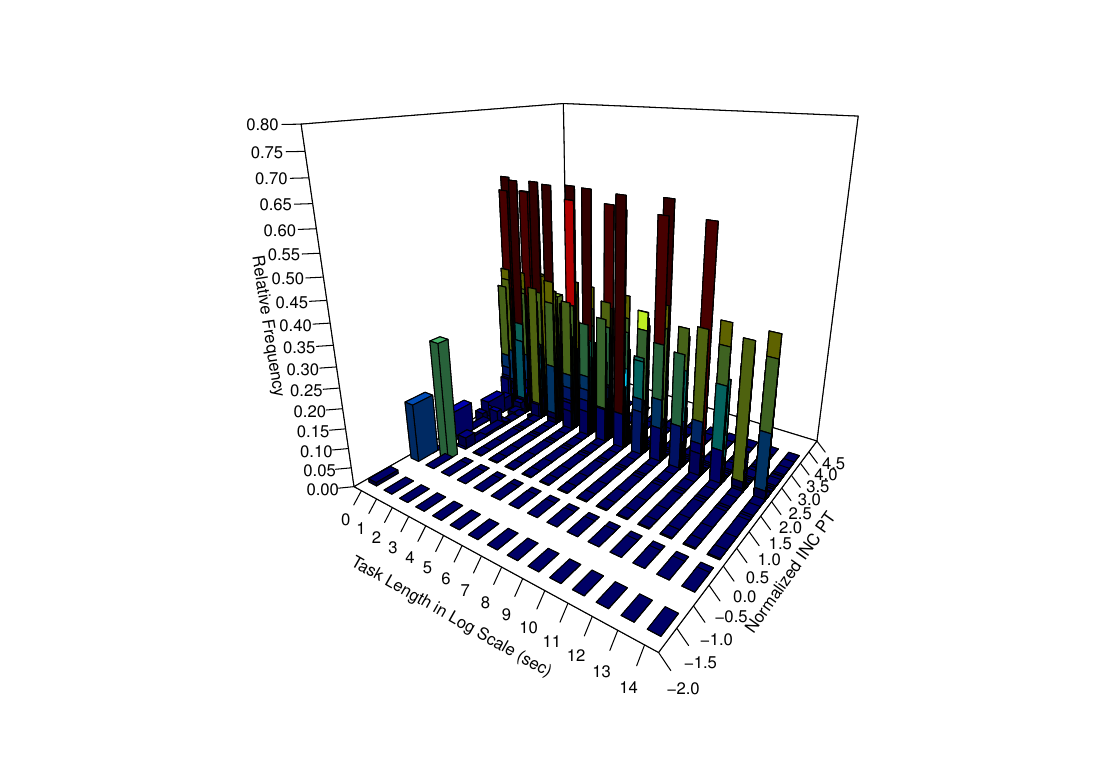

This chart was generated by the following R code:
#### An R script for 3D plot
require(rgl)
library(plot3D)
numSamples <- 1000
### 1 sec
x1 = read.csv(file="1_sec.dat",head=TRUE,sep="\t")
binsize=1
xmin <-min(x1$PRTIME)
xmax <-max(x1$PRTIME)
nbins <- ceiling((xmax-xmin) / binsize)
h1 = hist(x1$PRTIME, right=F, breaks=seq(xmin,xmax+binsize,binsize),plot=F)
x1_pt <- (h1$mids-1000)/1
y1_raw_pt <- 1
y1_pt <- 0
z1_pt <- h1$counts/numSamples
z1_raw_pt <- h1$counts
inc1 <- rep(1,length(h1$mids))
ss_inc1 <- rep(numSamples,length(h1$mids)) 
### 2 sec
x2 = read.csv(file="2_sec.dat",head=TRUE,sep="\t")
x2 <- subset(x2, x2$ITERNUM <= numSamples)
xmin <-min(x2$PRTIME)
xmax <-max(x2$PRTIME)
nbins <- ceiling((xmax-xmin) / binsize)
h2 = hist(x2$PRTIME, right=F, breaks=seq(xmin,xmax+binsize,binsize),plot=F)
x2_pt <- (h2$mids-2000)/2
y2_raw_pt <- 2
y2_pt <- 1
z2_pt <- h2$counts/numSamples
z2_raw_pt <- h2$counts
inc2 <- rep(2,length(h2$mids))
ss_inc2 <- rep(numSamples,length(h2$mids)) 
### 4 sec
x4 = read.csv(file="4_sec.dat",head=TRUE,sep="\t")
x4 <- subset(x4, x4$ITERNUM <= numSamples)
xmin <-min(x4$PRTIME)
xmax <-max(x4$PRTIME)
nbins <- ceiling((xmax-xmin) / binsize)
h4 = hist(x4$PRTIME, right=F, breaks=seq(xmin,xmax+binsize,binsize),plot=F)
x4_pt <- (h4$mids-4000)/4
y4_raw_pt <- 4
y4_pt <- 2
z4_pt <- h4$counts/numSamples
z4_raw_pt <- h4$counts
inc4 <- rep(4,length(h4$mids))
ss_inc4 <- rep(numSamples,length(h4$mids)) 
### 8 sec
x8 = read.csv(file="8_sec.dat",head=TRUE,sep="\t")
x8 <- subset(x8, x8$ITERNUM <= numSamples)
x8 <- subset(x8, x8$ITERNUM != 27)
xmin <-min(x8$PRTIME)
xmax <-max(x8$PRTIME)
nbins <- ceiling((xmax-xmin) / binsize)
h8 = hist(x8$PRTIME, right=F, breaks=seq(xmin,xmax+binsize,binsize),plot=F)
x8_pt <- (h8$mids-8000)/8
y8_raw_pt <- 8
y8_pt <- 3
z8_pt <- h8$counts/numSamples
z8_raw_pt <- h8$counts
inc8 <- rep(8,length(h8$mids))
ss_inc8 <- rep(numSamples,length(h8$mids)) 
### 16 sec
x16 = read.csv(file="16_sec.dat",head=TRUE,sep="\t")
x16 <- subset(x16, x16$ITERNUM <= numSamples)
xmin <-min(x16$PRTIME)
xmax <-max(x16$PRTIME)
nbins <- ceiling((xmax-xmin) / binsize)
h16 = hist(x16$PRTIME, right=F, breaks=seq(xmin,xmax+binsize,binsize),plot=F)
x16_pt <- (h16$mids-16000)/16
y16_raw_pt <- 16
y16_pt <- 4
z16_pt <- h16$counts/numSamples
z16_raw_pt <- h16$counts
inc16 <- rep(16,length(h16$mids))
ss_inc16 <- rep(numSamples,length(h16$mids)) 
### 32 sec
x32 = read.csv(file="32_sec.dat",head=TRUE,sep="\t")
x32 <- subset(x32, x32$ITERNUM <= numSamples)
x32 <- subset(x32, x32$ITERNUM != 433)
xmin <-min(x32$PRTIME)
xmax <-max(x32$PRTIME)
nbins <- ceiling((xmax-xmin) / binsize)
h32 = hist(x32$PRTIME, right=F, breaks=seq(xmin,xmax+binsize,binsize),plot=F)
x32_pt <- (h32$mids-32000)/32
y32_raw_pt <- 32
y32_pt <- 5
z32_pt <- h32$counts/numSamples
z32_raw_pt <- h32$counts
inc32 <- rep(32,length(h32$mids))
ss_inc32 <- rep(numSamples,length(h32$mids)) 
### 64 sec
x64 = read.csv(file="64_sec.dat",head=TRUE,sep="\t")
x64 <- subset(x64, x64$ITERNUM <= numSamples)
xmin <-min(x64$PRTIME)
xmax <-max(x64$PRTIME)
nbins <- ceiling((xmax-xmin) / binsize)
h64 = hist(x64$PRTIME, right=F, breaks=seq(xmin,xmax+binsize,binsize),plot=F)
x64_pt <- (h64$mids-64000)/64
y64_raw_pt <- 64
y64_pt <- 6
z64_pt <- h64$counts/numSamples
z64_raw_pt <- h64$counts
inc64 <- rep(64,length(h64$mids))
ss_inc64 <- rep(numSamples,length(h64$mids)) 
#### INC128 --- INC2048
numSamples <- 300
### 128 sec
x128 = read.csv(file="128_sec.dat",head=TRUE,sep="\t")
x128 <- subset(x128, x128$ITERNUM <= numSamples)
x128 <- subset(x128, x128$ITERNUM != 26)
xmin <-min(x128$PRTIME)
xmax <-max(x128$PRTIME)
binsize=2
nbins <- ceiling((xmax-xmin) / binsize)
h128 = hist(x128$PRTIME, right=F, breaks=seq(xmin,xmax+binsize,binsize),plot=F)
x128_pt <- (h128$mids-128000)/128
y128_raw_pt <- 128
y128_pt <- 7
z128_pt <- h128$counts/numSamples
z128_raw_pt <- h128$counts
inc128 <- rep(128,length(h128$mids))
ss_inc128 <- rep(numSamples,length(h128$mids)) 
### 256 sec
x256 = read.csv(file="256_sec.dat",head=TRUE,sep="\t")
x256 <- subset(x256, x256$ITERNUM <= numSamples)
x256 <- subset(x256, x256$ITERNUM != 199)
xmin <-min(x256$PRTIME)
xmax <-max(x256$PRTIME)
nbins <- ceiling((xmax-xmin) / binsize)
h256 = hist(x256$PRTIME, right=F, breaks=seq(xmin,xmax+binsize,binsize),plot=F)
x256_pt <- (h256$mids-256000)/256
y256_raw_pt <- 256
y256_pt <- 8
z256_pt <- h256$counts/numSamples
z256_raw_pt <- h256$counts
inc256 <- rep(256,length(h256$mids))
ss_inc256 <- rep(numSamples,length(h256$mids)) 
### 512 sec
x512 = read.csv(file="512_sec.dat",head=TRUE,sep="\t")
x512 <- subset(x512, x512$ITERNUM <= numSamples)
x512 <- subset(x512, x512$ITERNUM != 114 & x512$ITERNUM != 186 & x512$ITERNUM != 285)
xmin <-min(x512$PRTIME)
xmax <-max(x512$PRTIME)
binsize=5
nbins <- ceiling((xmax-xmin) / binsize)
h512 = hist(x512$PRTIME, right=F, breaks=seq(xmin,xmax+binsize,binsize),plot=F)
x512_pt <- (h512$mids-512000)/512
y512_raw_pt <- 512
y512_pt <- 9
z512_pt <- h512$counts/numSamples
z512_raw_pt <- h512$counts
inc512 <- rep(512,length(h512$mids))
ss_inc512 <- rep(numSamples,length(h512$mids)) 
### 1024 sec
x1024 = read.csv(file="1024_sec.dat",head=TRUE,sep="\t")
x1024 <- subset(x1024, x1024$ITERNUM <= numSamples)
x1024 <- subset(x1024, x1024$ITERNUM != 17 & x1024$ITERNUM != 101 & x1024$ITERNUM != 184 & x1024$ITERNUM != 268)
xmin <-min(x1024$PRTIME)
xmax <-max(x1024$PRTIME)
nbins <- ceiling((xmax-xmin) / binsize)
h1024 = hist(x1024$PRTIME, right=F, breaks=seq(xmin,xmax+binsize,binsize),plot=F)
x1024_pt <- (h1024$mids-1024000)/1024
y1024_raw_pt <- 1024
y1024_pt <- 10
z1024_pt <- h1024$counts/numSamples
z1024_raw_pt <- h1024$counts
inc1024 <- rep(1024,length(h1024$mids))
ss_inc1024 <- rep(numSamples,length(h1024$mids)) 
### 2048 sec
x2048 = read.csv(file="2048_sec.dat",head=TRUE,sep="\t")
x2048 <- subset(x2048, x2048$ITERNUM <= numSamples)
xmin <-min(x2048$PRTIME)
xmax <-max(x2048$PRTIME)
nbins <- ceiling((xmax-xmin) / binsize)
h2048 = hist(x2048$PRTIME, right=F, breaks=seq(xmin,xmax+binsize,binsize),plot=F)
x2048_pt <- (h2048$mids-2048000)/2048
y2048_raw_pt <- 2048
y2048_pt <- 11
z2048_pt <- h2048$counts/numSamples
z2048_raw_pt <- h2048$counts
inc2048 <- rep(2048,length(h2048$mids))
ss_inc2048 <- rep(numSamples,length(h2048$mids)) 
### 4096 sec
x4096 = read.csv(file="4096_sec.dat",head=TRUE,sep="\t")
x4096 <- subset(x4096, x4096$ITERNUM <= numSamples)
x4096 <- subset(x4096, x4096$ITERNUM != 5 & x4096$ITERNUM != 26 & x4096$ITERNUM != 47 & x4096$ITERNUM != 68 & x4096$ITERNUM != 89 & x4096$ITERNUM != 110 & x4096$ITERNUM != 131 & x4096$ITERNUM != 152 & x4096$ITERNUM != 173 & x4096$ITERNUM != 195 & x4096$ITERNUM != 215 & x4096$ITERNUM != 236 & x4096$ITERNUM != 258 & x4096$ITERNUM != 278 & x4096$ITERNUM != 299) 
xmin <-min(x4096$PRTIME)
xmax <-max(x4096$PRTIME)
nbins <- ceiling((xmax-xmin) / binsize)
h4096 = hist(x4096$PRTIME, right=F, breaks=seq(xmin,xmax+binsize,binsize),plot=F)
x4096_pt <- (h4096$mids-4096000)/4096
y4096_raw_pt <- 4096
y4096_pt <- 12
z4096_pt <- h4096$counts/numSamples
z4096_raw_pt <- h4096$counts
inc4096 <- rep(4096,length(h4096$mids))
ss_inc4096 <- rep(numSamples,length(h4096$mids)) 
### 8192 sec
numSamples <- 260
x8192 = read.csv(file="8192_sec.dat",head=TRUE,sep="\t")
x8192 <- subset(x8192, x8192$ITERNUM <= numSamples)
xmin <-min(x8192$PRTIME)
xmax <-max(x8192$PRTIME)
nbins <- ceiling((xmax-xmin) / binsize)
h8192 = hist(x8192$PRTIME, right=F, breaks=seq(xmin,xmax+binsize,binsize),plot=F)
x8192_pt <- (h8192$mids-8192000)/8192
y8192_raw_pt <- 8192
y8192_pt <- 13
z8192_pt <- h8192$counts/numSamples
z8192_raw_pt <- h8192$counts
inc8192 <- rep(8192,length(h8192$mids))
ss_inc8192 <- rep(numSamples,length(h8192$mids)) 
### 16384 sec
numSamples <- 130
x16384 = read.csv(file="16384_sec.dat",head=TRUE,sep="\t")
x16384 <- subset(x16384, x16384$ITERNUM <= numSamples)
x16384_up = mean(x16384$PRTIME) + 2*sd(x16384$PRTIME)
x16384_dn = mean(x16384$PRTIME) - 2*sd(x16384$PRTIME)
#x16384 = subset(x16384, x16384$PRTIME >= x16384_dn & x16384$PRTIME <= x16384_up)
xmin <-min(x16384$PRTIME)
xmax <-max(x16384$PRTIME)
nbins <- ceiling((xmax-xmin) / binsize)
h16384 = hist(x16384$PRTIME, right=F, breaks=seq(xmin,xmax+binsize,binsize),plot=F)
x16384_pt <- (h16384$mids-16384000)/16384
y16384_raw_pt <- 16384
y16384_pt <- 14
z16384_pt <- h16384$counts/numSamples
z16384_raw_pt <- h16384$counts
inc16384 <- rep(16384,length(h16384$mids))
ss_inc16384 <- rep(numSamples,length(h16384$mids)) 
######## now let's generate 3D-plot ####
ny <- c(x1_pt,x2_pt,x4_pt,x8_pt,x16_pt,x32_pt,x64_pt,x128_pt,x256_pt,x512_pt,x1024_pt,x2048_pt,x4096_pt,x8192_pt,x16384_pt)
nx <- c(y1_pt,y2_pt,y4_pt,y8_pt,y16_pt,y32_pt,y64_pt,y128_pt,y256_pt,y512_pt,y1024_pt,y2048_pt,y4096_pt,y8192_pt,y16384_pt)
nz <- c(z1_pt,z2_pt,z4_pt,z8_pt,z16_pt,z32_pt,z64_pt,z128_pt,z256_pt,z512_pt,z1024_pt,z2048_pt,z4096_pt,z8192_pt,z16384_pt)
#### RAW DATA
ny_raw <- c(h1$mids,h2$mids,h4$mids,h8$mids,h16$mids,h32$mids,h64$mids,h128$mids,h256$mids,h512$mids,h1024$mids,h2048$mids,h4096$mids,h8192$mids,h16384$mids)
nx_raw <- c(y1_raw_pt,y2_raw_pt,y4_raw_pt,y8_raw_pt,y16_raw_pt,y32_raw_pt,y64_raw_pt,y128_raw_pt,y256_raw_pt,y512_raw_pt,y1024_raw_pt,y2048_raw_pt,y4096_raw_pt,y8192_raw_pt,y16384_raw_pt)
nz_raw <- c(z1_raw_pt,z2_raw_pt,z4_raw_pt,z8_raw_pt,z16_raw_pt,z32_raw_pt,z64_raw_pt,z128_raw_pt,z256_raw_pt,z512_raw_pt,z1024_raw_pt,z2048_raw_pt,z4096_raw_pt,z8192_raw_pt,z16384_raw_pt)
all_inc <- c(inc1,inc2,inc4,inc8,inc16,inc32,inc64,inc128,inc256,inc512,inc1024,inc2048,inc4096,inc8192,inc16384)
all_ss <- c(ss_inc1,ss_inc2,ss_inc4,ss_inc8,ss_inc16,ss_inc32,ss_inc64,ss_inc128,ss_inc256,ss_inc512,ss_inc1024,ss_inc2048,ss_inc4096,ss_inc8192,ss_inc16384)
#### FOR OUTPUT
all_data <- cbind(all_inc,all_ss,ny_raw,nz_raw,ny,nz)
colnames(all_data) <- c("TASK_LEN (in s)","SAMPLE_SIZE","RAW_BIN (in ms)","RAW_FREQ","NOR_PT","REL_FREQ")
write.table(all_data, "all_freq_data.txt", sep="\t",row.names = F)
##### Render 3D plot ###
## row-wise
mz=matrix(nz, nrow=length(nx),ncol=length(ny), byrow=F)
## 1 sec
mz[1, (length(x1_pt)+1):(length(nx))] <- 0
## 2 sec
mz[2,1:length(x1_pt)] <- 0
mz[2, (length(x1_pt)+length(x2_pt)+1):(length(nx))] <- 0
## 4 sec
mz[3, 1:(length(x1_pt)+length(x2_pt))] <- 0
mz[3, (length(x1_pt)+length(x2_pt)+length(x4_pt)+1):(length(nx))] <- 0
## 8 sec
mz[4, 1:(length(x1_pt)+length(x2_pt)+length(x4_pt))] <- 0
mz[4, (length(x1_pt)+length(x2_pt)+length(x4_pt)+length(x8_pt)+1):(length(nx))] <- 0
## 16 sec
mz[5, 1:(length(x1_pt)+length(x2_pt)+length(x4_pt)+length(x8_pt))] <- 0
mz[5, (length(x1_pt)+length(x2_pt)+length(x4_pt)+length(x8_pt)+length(x16_pt)+1):(length(nx))] <- 0
## 32 sec
mz[6, 1:(length(x1_pt)+length(x2_pt)+length(x4_pt)+length(x8_pt)+length(x16_pt))] <- 0
mz[6, (length(x1_pt)+length(x2_pt)+length(x4_pt)+length(x8_pt)+length(x16_pt)+length(x32_pt)+1):(length(nx))] <- 0
## 64 sec
mz[7, 1:(length(x1_pt)+length(x2_pt)+length(x4_pt)+length(x8_pt)+length(x16_pt)+length(x32_pt))] <- 0
mz[7, (length(x1_pt)+length(x2_pt)+length(x4_pt)+length(x8_pt)+length(x16_pt)+length(x32_pt)+length(x64_pt)+1):(length(nx))] <- 0
## 128 sec
mz[8, 1:(length(x1_pt)+length(x2_pt)+length(x4_pt)+length(x8_pt)+length(x16_pt)+length(x32_pt)+length(x64_pt))] <- 0
mz[8, (length(x1_pt)+length(x2_pt)+length(x4_pt)+length(x8_pt)+length(x16_pt)+length(x32_pt)+length(x64_pt)+length(x128_pt)+1):(length(nx))] <- 0
## 256 sec
mz[9, 1:(length(x1_pt)+length(x2_pt)+length(x4_pt)+length(x8_pt)+length(x16_pt)+length(x32_pt)+length(x64_pt)+length(x128_pt))] <- 0
mz[9, (length(x1_pt)+length(x2_pt)+length(x4_pt)+length(x8_pt)+length(x16_pt)+length(x32_pt)+length(x64_pt)+length(x128_pt)+length(x256_pt)+1):(length(nx))] <- 0
## 512 sec
mz[10, 1:(length(x1_pt)+length(x2_pt)+length(x4_pt)+length(x8_pt)+length(x16_pt)+length(x32_pt)+length(x64_pt)+length(x128_pt)+length(x256_pt))] <- 0
mz[10, (length(x1_pt)+length(x2_pt)+length(x4_pt)+length(x8_pt)+length(x16_pt)+length(x32_pt)+length(x64_pt)+length(x128_pt)+length(x256_pt)+length(x512_pt)+1):(length(nx))] <- 0
## 1024 sec
mz[11, 1:(length(x1_pt)+length(x2_pt)+length(x4_pt)+length(x8_pt)+length(x16_pt)+length(x32_pt)+length(x64_pt)+length(x128_pt)+length(x256_pt)+length(x512_pt))] <- 0
mz[11, (length(x1_pt)+length(x2_pt)+length(x4_pt)+length(x8_pt)+length(x16_pt)+length(x32_pt)+length(x64_pt)+length(x128_pt)+length(x256_pt)+length(x512_pt)+length(x1024_pt)+1):(length(nx))] <- 0
## 2048 sec
mz[12, 1:(length(x1_pt)+length(x2_pt)+length(x4_pt)+length(x8_pt)+length(x16_pt)+length(x32_pt)+length(x64_pt)+length(x128_pt)+length(x256_pt)+length(x512_pt)+length(x1024_pt))] <- 0
mz[12, (length(x1_pt)+length(x2_pt)+length(x4_pt)+length(x8_pt)+length(x16_pt)+length(x32_pt)+length(x64_pt)+length(x128_pt)+length(x256_pt)+length(x512_pt)+length(x1024_pt)+length(x2048_pt)+1):(length(nx))] <- 0
## 4096 sec
mz[13, 1:(length(x1_pt)+length(x2_pt)+length(x4_pt)+length(x8_pt)+length(x16_pt)+length(x32_pt)+length(x64_pt)+length(x128_pt)+length(x256_pt)+length(x512_pt)+length(x1024_pt)+length(x2048_pt))] <- 0
mz[13, (length(x1_pt)+length(x2_pt)+length(x4_pt)+length(x8_pt)+length(x16_pt)+length(x32_pt)+length(x64_pt)+length(x128_pt)+length(x256_pt)+length(x512_pt)+length(x1024_pt)+length(x2048_pt)+length(x4096_pt))] <- 0
## 8192 sec
mz[14, 1:(length(x1_pt)+length(x2_pt)+length(x4_pt)+length(x8_pt)+length(x16_pt)+length(x32_pt)+length(x64_pt)+length(x128_pt)+length(x256_pt)+length(x512_pt)+length(x1024_pt)+length(x2048_pt)+length(x4096_pt))] <- 0
mz[14, (length(x1_pt)+length(x2_pt)+length(x4_pt)+length(x8_pt)+length(x16_pt)+length(x32_pt)+length(x64_pt)+length(x128_pt)+length(x256_pt)+length(x512_pt)+length(x1024_pt)+length(x2048_pt)+length(x4096_pt)+length(x8192_pt))] <- 0
## 16384 sec
mz[15, 1:(length(x1_pt)+length(x2_pt)+length(x4_pt)+length(x8_pt)+length(x16_pt)+length(x32_pt)+length(x64_pt)+length(x128_pt)+length(x256_pt)+length(x512_pt)+length(x1024_pt)+length(x2048_pt)+length(x4096_pt)+length(x8192_pt))] <- 0
postscript("3d_plot.eps")
hist3D(nx,ny,mz,colkey = F, theta=35,phi=20,zlim=c(0,0.8), xlab="Task Length in Log Scale (sec)",ylab="Normalized INC PT",zlab="Relative Frequency", border = "black", axes=TRUE,label=TRUE,space=0.5,ticktype="detailed",nticks=15,shade=0.5) 
dev.off()
